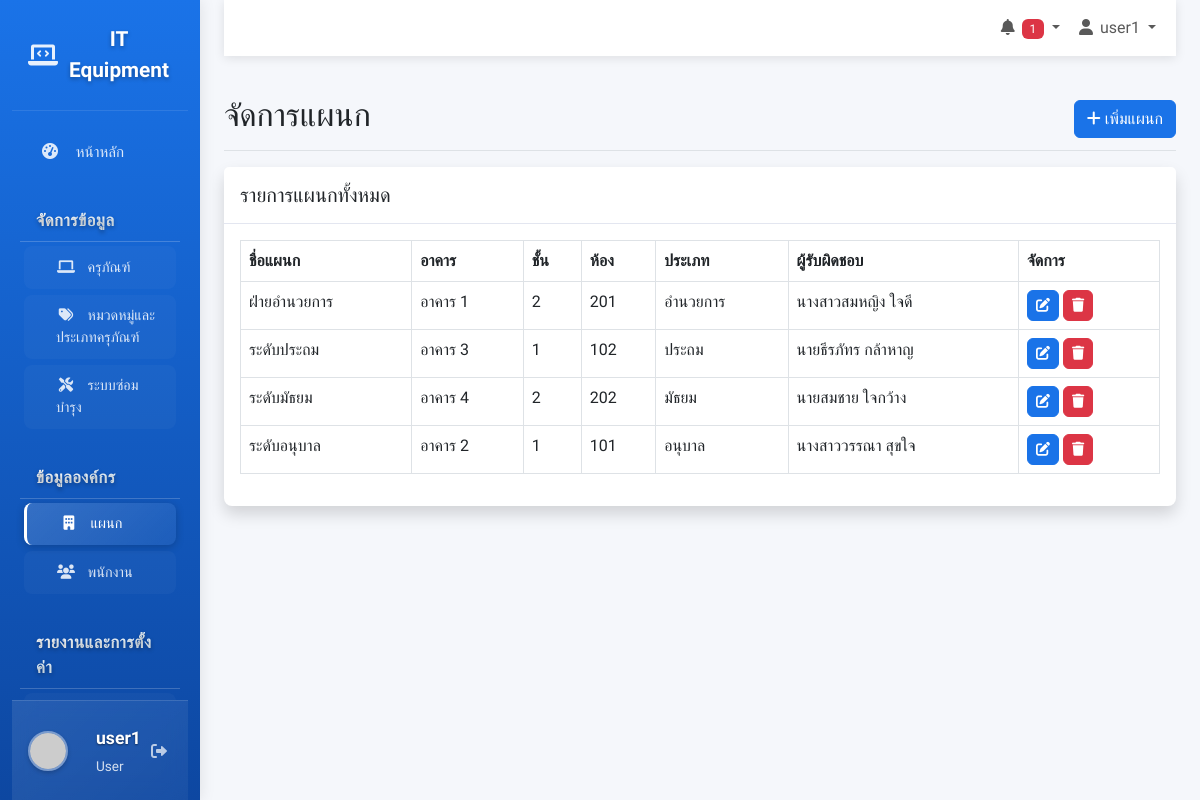
Screenshot of /departments.php (signed in) with the database file from the repository.
### tables this page shows
CREATE TABLE departments (
    id INT AUTO_INCREMENT PRIMARY KEY,
    name VARCHAR(255) NOT NULL,
    building VARCHAR(100),
    floor VARCHAR(50),
    room VARCHAR(100),
    type ENUM('อำนวยการ', 'อนุบาล', 'ประถม', 'มัธยม'),
    responsible_person VARCHAR(255),
    created_at TIMESTAMP DEFAULT CURRENT_TIMESTAMP,
    updated_at TIMESTAMP DEFAULT CURRENT_TIMESTAMP ON UPDATE CURRENT_TIMESTAMP
);

### departments.php (the view, shortened to what this page needs)
<?php
require_once 'includes/header.php';
$departments_query = "SELECT * FROM departments ORDER BY name";
$departments_list = $db->query($departments_query)->fetchAll(PDO::FETCH_ASSOC);
?>
<?php
include 'includes/sidebar.php';
?>
<main class="col-md-9 ms-sm-auto col-lg-10 px-md-4">
    <?php include 'includes/navbar.php'; ?>
    <div class="d-flex justify-content-between flex-wrap flex-md-nowrap align-items-center pt-3 pb-2 mb-3 border-bottom">
        <h1 class="h2">จัดการแผนก</h1>
        <button type="button" class="btn btn-primary" data-bs-toggle="modal" data-bs-target="#departmentModal" onclick="clearForm()">
            <i class="fas fa-plus"></i> เพิ่มแผนก
        </button>
    </div>
    <div class="card shadow mb-4">
        <div class="card-header py-3">
            <h5 class="m-0 font-weight-bold ">รายการแผนกทั้งหมด</h5>
        </div>
        <div class="card-body">
            <div class="table-responsive">
                <table class="table table-bordered" id="dataTable" width="100%" cellspacing="0">
                    <thead>
                        <tr>
                            <th>ชื่อแผนก</th>
                            <th>อาคาร</th>
                            <th>ชั้น</th>
                            <th>ห้อง</th>
                            <th>ประเภท</th>
                            <th>ผู้รับผิดชอบ</th>
                            <th>จัดการ</th>
                        </tr>
                    </thead>
                    <tbody>
                        <?php foreach($departments_list as $department): ?>
                        <tr>
                            <td><?php echo $department['name']; ?></td>
                            <td><?php echo $department['building']; ?></td>
                            <td><?php echo $department['floor']; ?></td>
                            <td><?php echo $department['room']; ?></td>
                            <td><?php echo $department['type']; ?></td>
                            <td><?php echo $department['responsible_person']; ?></td>
                            <td>
                                <button type="button" class="btn btn-sm btn-primary" data-bs-toggle="modal" data-bs-target="#departmentModal" onclick='editDepartment(<?php echo json_encode($department); ?>)'>
                                    <i class="fas fa-edit"></i>
                                </button>
                                <a href="departments.php?action=delete&id=<?php echo $department['id']; ?>" class="btn btn-sm btn-danger" onclick="return confirm('คุณแน่ใจหรือไม่?')">
                                    <i class="fas fa-trash"></i>
                                </a>
                            </td>
                        </tr>
                        <?php endforeach; ?>
                    </tbody>
                </table>
            </div>
        </div>
    </div>
</main>
<?php require_once 'includes/footer.php'; ?>

### css/style.css (style rules this page uses)
:root { --primary: #1a73e8; --primary-dark: #0d47a1; --secondary: #6c757d; --success: #28a745; --info: #17a2b8; --warning: #ffc107; --danger: #dc3545; --light: #f8f9fa; --dark: #343a40; }
body { font-family: 'Prompt', sans-serif; background-color: #f5f7fb; }
.card { border: none; border-radius: 0.5rem; box-shadow: 0 0.15rem 1.75rem 0 rgba(58, 59, 69, 0.15); margin-bottom: 1.5rem; }
.card-header { background-color: white; border-bottom: 1px solid #e3e6f0; font-weight: 600; }
.btn { border-radius: 0.375rem; font-weight: 500; }
.btn-primary { background-color: var(--primary); border-color: var(--primary); }
.table-responsive { overflow-x: auto; }
.card { transition: box-shadow 0.3s ease; }

### includes/header.php (style rules this page uses)
:root { --primary: #1a73e8; --primary-dark: #0d47a1; --secondary: #6c757d; --success: #28a745; --info: #17a2b8; --warning: #ffc107; --danger: #dc3545; --light: #f8f9fa; --dark: #343a40; }
body { font-family: 'Prompt', sans-serif; background-color: #f5f7fb; }

### rows the page displays
departments: name "ฝ่ายอำนวยการ", building "อาคาร 1", floor "2", room "201", type "อำนวยการ", responsible_person "นางสาวสมหญิง ใจดี"
departments: name "ระดับประถม", building "อาคาร 3", floor "1", room "102", type "ประถม", responsible_person "นายธีรภัทร กล้าหาญ"
departments: name "ระดับมัธยม", building "อาคาร 4", floor "2", room "202", type "มัธยม", responsible_person "นายสมชาย ใจกว้าง"
departments: name "ระดับอนุบาล", building "อาคาร 2", floor "1", room "101", type "อนุบาล", responsible_person "นางสาววรรณา สุขใจ"

### other values shown
$_SESSION['username'] "user1"
$_SESSION['role'] "User"
$pending_count "1"
